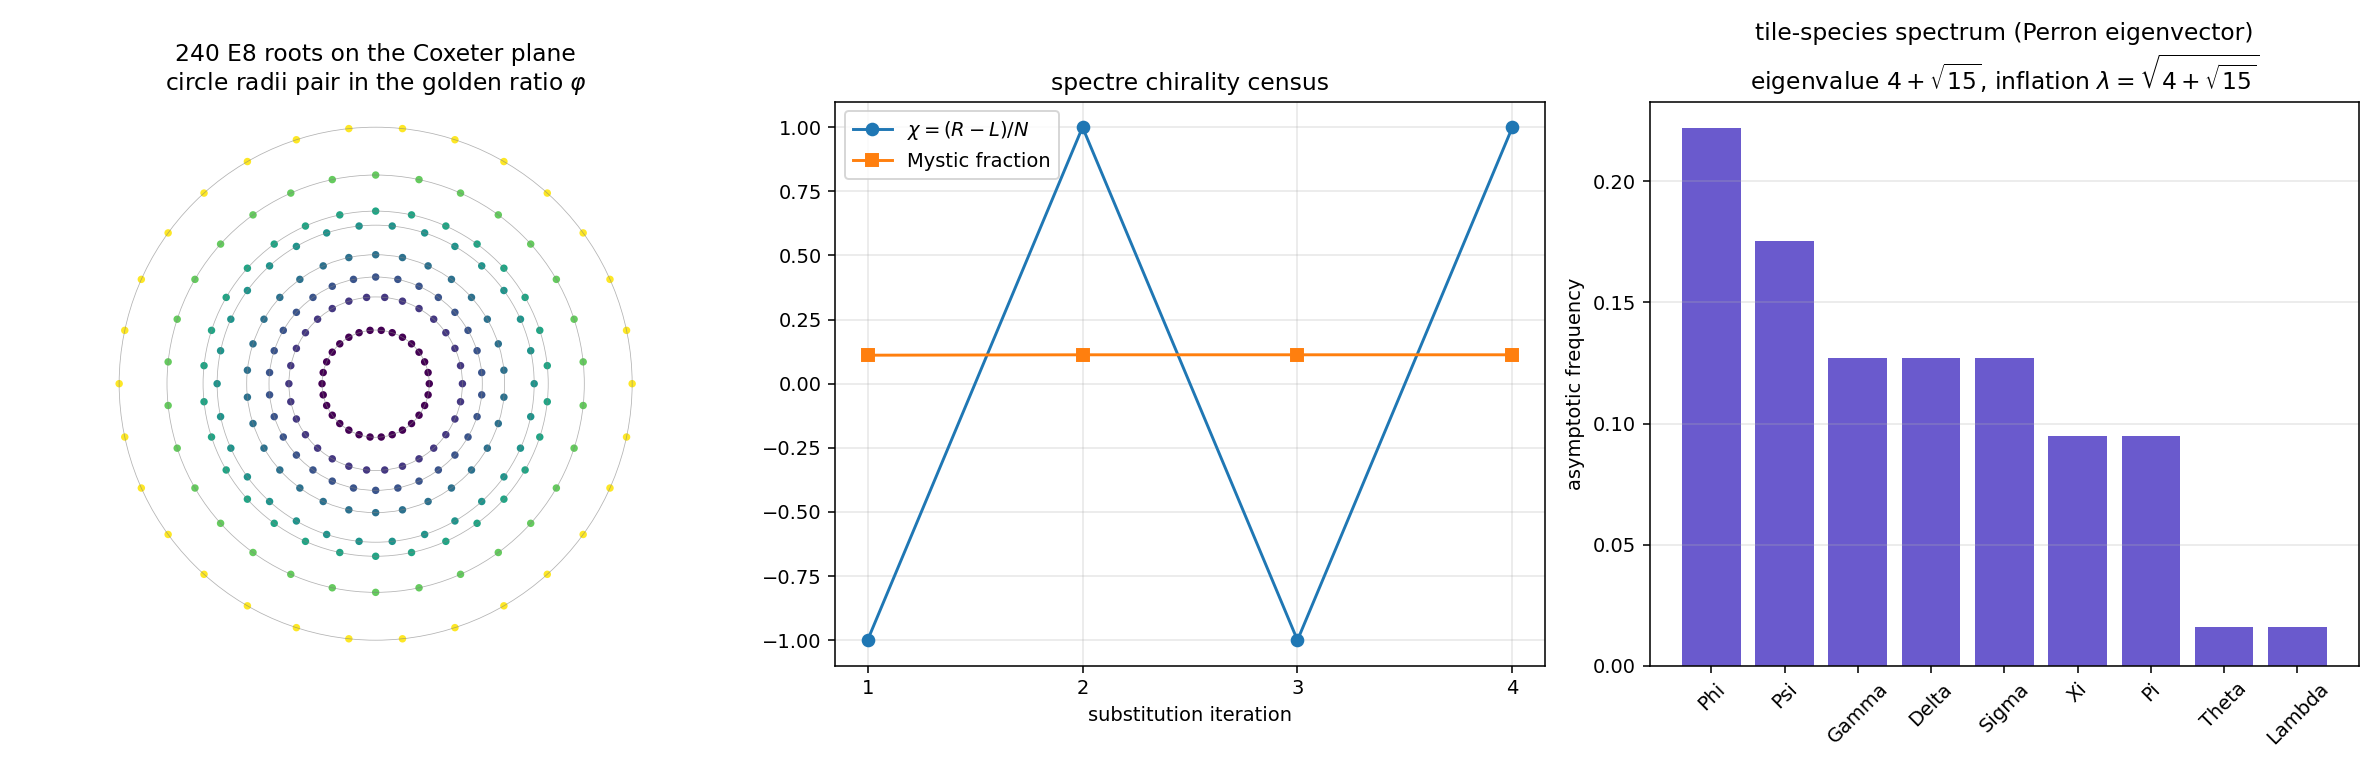

Here is the Python script that generated this plot:
#!/usr/bin/env python3
"""
chirality_e8.py -- putting numbers on the spectre <-> E8 (Lisi) analogy.

Context
-------
Lisi's E8 proposal (arXiv:0711.0770) founders on chirality: Distler &
Garibaldi proved E8 cannot host three chiral fermion generations without
mirror partners.  The spectre is the first STRICTLY CHIRAL aperiodic
monotile -- the closed-curve version tiles the plane in one handedness only,
with no reflected copies anywhere.  So the thematic question is whether the
spectre's built-in chirality can play the role E8's structure cannot.
This script computes the places where the two systems can actually be
compared, without pretending the analogy is a mechanism:

1. CHIRALITY CENSUS of the straight-edge spectre substitution used in this
   repo: handedness (det sign) of every placed tile per iteration, the
   chirality order parameter chi = (N_R - N_L)/N, and the Mystic fraction.
   (The straight-edge Tile(1,1) admits reflections; the census quantifies
   how the substitution actually uses them, and chi -> the asymptotic
   handedness imbalance.)

2. E8 SIDE: the 240 E8 roots projected to the Coxeter plane (the classic
   30-fold picture).  The projected roots fall on 8 circles whose radii
   pair up in the GOLDEN RATIO -- this is the honest quantitative bridge
   between E8 and quasicrystal geometry (Elser-Sloane).  We compute those
   radii and their ratios numerically.

3. ALGEBRAIC COMPARISON: E8/H4 quasicrystal scaling lives in Q(sqrt5)
   (golden); the spectre inflation is lambda = sqrt(4+sqrt15), and
   sqrt15 = sqrt3*sqrt5 -- the spectre eigenvalue mixes the hexagonal
   sqrt3 with the golden sqrt5.  We verify lambda^2 = 4+sqrt15 to machine
   precision and locate lambda relative to metallic means.

4. TILE-FREQUENCY SPECTRUM: the Perron right-eigenvector of the
   substitution matrix = asymptotic frequencies of the 9 tile types; this
   is the tiling's natural "spectrum of species", the analog slot for a
   particle spectrum in Lisi/Kletetschka-style numerology.

5. MASS-RATIO TEST (falsifiable, with trials accounting): scan a small
   disciplined family of spectre-derived constants n * lambda^k against
   measured lepton/quark mass ratios; report matches AND the expected
   number of false positives at the same tolerance.  This is the standard
   the Kletetschka three-time-dimension mass claims should also be held to.
"""
import os, sys
import numpy as np
import matplotlib
matplotlib.use('Agg')
import matplotlib.pyplot as plt
import spectre as S
import tile_family as TF

OUT = os.environ.get('EINSTEIN3D_OUT', '/tmp')
PHI = (1 + np.sqrt(5)) / 2
LAM = np.sqrt(4 + np.sqrt(15))
TILE_NAMES = S.TILE_NAMES


# ===========================================================================
# 1) chirality census
# ===========================================================================
def chirality_census(max_iter=4):
    rows = []
    for n in range(1, max_iter + 1):
        placed = TF.placed_tiles(n)
        dets = [np.linalg.det(T[:, :2]) for T, _ in placed]
        nR = sum(1 for d in dets if d > 0)
        nL = len(dets) - nR
        mystic = sum(1 for _, lab in placed if lab == 'Gamma2')
        rows.append(dict(iter=n, n=len(dets), R=nR, L=nL,
                         chi=(nR - nL) / len(dets),
                         mystic_frac=mystic / len(dets)))
    return rows


# ===========================================================================
# 2) E8 roots and Coxeter-plane projection
# ===========================================================================
def e8_roots():
    roots = []
    for i in range(8):
        for j in range(i + 1, 8):
            for si in (1, -1):
                for sj in (1, -1):
                    v = np.zeros(8); v[i] = si; v[j] = sj
                    roots.append(v)
    from itertools import product
    for signs in product((0.5, -0.5), repeat=8):
        if sum(1 for s in signs if s < 0) % 2 == 0:
            roots.append(np.array(signs))
    R = np.array(roots)
    assert len(R) == 240
    return R


def e8_simple_roots():
    """Standard E8 simple roots (Bourbaki numbering)."""
    a = np.zeros((8, 8))
    a[0] = [0.5, -0.5, -0.5, -0.5, -0.5, -0.5, -0.5, 0.5]
    a[1] = [1, 1, 0, 0, 0, 0, 0, 0]
    for i in range(2, 8):
        a[i][i - 2] = -1
        a[i][i - 1] = 1
    return a


def coxeter_plane_projection(roots):
    """Project onto the plane fixed by the rotation part of a Coxeter
    element (eigenvalue e^{2 pi i / 30})."""
    simples = e8_simple_roots()
    W = np.eye(8)
    for al in simples:
        refl = np.eye(8) - 2 * np.outer(al, al) / (al @ al)
        W = refl @ W
    evals, evecs = np.linalg.eig(W)
    h = 30
    target = np.exp(2j * np.pi / h)
    idx = int(np.argmin(np.abs(evals - target)))
    v = evecs[:, idx]
    u1, u2 = np.real(v), np.imag(v)
    # orthonormalise
    u1 /= np.linalg.norm(u1)
    u2 -= (u2 @ u1) * u1
    u2 /= np.linalg.norm(u2)
    xy = np.column_stack([roots @ u1, roots @ u2])
    return xy


# ===========================================================================
# 4) tile-frequency spectrum (Perron eigenvector)
# ===========================================================================
SUBS = {
    'Gamma': ('Pi', 'Delta', None, 'Theta', 'Sigma', 'Xi', 'Phi', 'Gamma'),
    'Delta': ('Xi', 'Delta', 'Xi', 'Phi', 'Sigma', 'Pi', 'Phi', 'Gamma'),
    'Theta': ('Psi', 'Delta', 'Pi', 'Phi', 'Sigma', 'Pi', 'Phi', 'Gamma'),
    'Lambda': ('Psi', 'Delta', 'Xi', 'Phi', 'Sigma', 'Pi', 'Phi', 'Gamma'),
    'Xi': ('Psi', 'Delta', 'Pi', 'Phi', 'Sigma', 'Psi', 'Phi', 'Gamma'),
    'Pi': ('Psi', 'Delta', 'Xi', 'Phi', 'Sigma', 'Psi', 'Phi', 'Gamma'),
    'Sigma': ('Xi', 'Delta', 'Xi', 'Phi', 'Sigma', 'Pi', 'Lambda', 'Gamma'),
    'Phi': ('Psi', 'Delta', 'Psi', 'Phi', 'Sigma', 'Pi', 'Phi', 'Gamma'),
    'Psi': ('Psi', 'Delta', 'Psi', 'Phi', 'Sigma', 'Psi', 'Phi', 'Gamma'),
}


def substitution_matrix():
    M = np.zeros((9, 9))
    for j, lab in enumerate(TILE_NAMES):
        for s in SUBS[lab]:
            if s:
                M[TILE_NAMES.index(s), j] += 1
    return M


def tile_frequencies():
    M = substitution_matrix()
    evals, evecs = np.linalg.eig(M)
    i = int(np.argmax(evals.real))
    v = np.abs(evecs[:, i].real)
    return evals[i].real, v / v.sum()


# ===========================================================================
# 5) disciplined mass-ratio scan
# ===========================================================================
MASS_RATIOS = {
    'mu/e': 206.7682830,
    'tau/mu': 16.8170,
    'tau/e': 3477.228,
    't/b': 172.57e3 / 4.183e3,      # top/bottom (MSbar-ish, indicative)
    'b/c': 4.183 / 1.273,
    'c/s': 1273.0 / 93.5,
}


def mass_ratio_scan(tol=0.005):
    cands = {}
    for k in range(-4, 9):
        for n in range(1, 31):
            cands[f'{n}*lam^{k}'] = n * LAM ** k
            cands[f'lam^{k}/{n}'] = LAM ** k / n
    hits = []
    for rname, r in MASS_RATIOS.items():
        for cname, c in cands.items():
            if abs(c / r - 1) < tol:
                hits.append((rname, r, cname, c, abs(c / r - 1)))
    # expected false positives: candidates roughly log-uniform; for each
    # ratio, count candidates within a factor e of it and multiply by 2*tol
    n_expected = 0.0
    vals = np.array(sorted(set(cands.values())))
    for r in MASS_RATIOS.values():
        near = ((vals > r / np.e) & (vals < r * np.e)).sum()
        n_expected += near * 2 * tol / 2.0    # density * window (approx)
    return hits, len(cands), n_expected


# ===========================================================================
def main():
    print('=' * 70)
    print('1) chirality census of the spectre substitution')
    rows = chirality_census(4)
    for r in rows:
        print(f"  iter {r['iter']}: n={r['n']:5d}  R={r['R']:5d}  "
              f"L={r['L']:5d}  chi={r['chi']:+.4f}  "
              f"mystic={100*r['mystic_frac']:.2f}%")

    print('\n2) E8 Coxeter-plane projection: circle radii and ratios')
    roots = e8_roots()
    xy = coxeter_plane_projection(roots)
    radii = np.linalg.norm(xy, axis=1)
    uniq = []
    for r in sorted(radii):
        if not uniq or abs(r - uniq[-1][0]) > 1e-6:
            uniq.append([r, 1])
        else:
            uniq[-1][1] += 1
    print('  circles (radius, multiplicity):')
    for r, m in uniq:
        print(f'    r={r:.6f}  x{m}')
    rs = [u[0] for u in uniq]
    print('  adjacent / paired ratios vs phi:')
    for i in range(len(rs)):
        for j in range(i + 1, len(rs)):
            q = rs[j] / rs[i]
            if abs(q - PHI) < 1e-6:
                print(f'    r{j}/r{i} = {q:.9f} = phi  '
                      f'(phi = {PHI:.9f})')

    print('\n3) algebraic content')
    print(f'  spectre lambda        = {LAM:.9f}')
    print(f'  lambda^2 - 4          = {LAM**2 - 4:.9f} = sqrt(15) '
          f'({np.sqrt(15):.9f})')
    print(f'  sqrt15 = sqrt3*sqrt5  -> mixes hexagonal sqrt3 with golden '
          f'sqrt5; lambda is NOT in Q(sqrt5) (phi^2={PHI**2:.6f})')
    print(f'  nearest metallic mean: silver 1+sqrt2={1+np.sqrt(2):.4f}, '
          f'bronze (3+sqrt13)/2={(3+np.sqrt(13))/2:.4f}, lambda={LAM:.4f}')

    print('\n4) tile-frequency spectrum (Perron eigenvector)')
    ev, freq = tile_frequencies()
    print(f'  Perron eigenvalue = {ev:.9f} = 4+sqrt(15) '
          f'({4+np.sqrt(15):.9f})')
    order = np.argsort(freq)[::-1]
    for i in order:
        print(f'    {TILE_NAMES[i]:7s} {freq[i]:.6f}')

    print('\n5) mass-ratio scan (tol 0.5%)')
    hits, ncand, nexp = mass_ratio_scan()
    print(f'  candidate constants: {ncand}   '
          f'expected chance matches at this tol: ~{nexp:.1f}')
    for rname, r, cname, c, err in sorted(hits, key=lambda h: h[4]):
        print(f'    {rname:7s} {r:12.4f}  ~  {cname:12s} = {c:12.4f}  '
              f'(err {100*err:.3f}%)')
    print('  verdict: matches at or below the expected-chance count are '
          'numerology, not signal.')

    # ---- figure -----------------------------------------------------------
    fig, axes = plt.subplots(1, 3, figsize=(17, 5.5))

    ax = axes[0]
    ax.scatter(xy[:, 0], xy[:, 1], s=8, c=radii, cmap='viridis')
    for r, m in uniq:
        ax.add_patch(plt.Circle((0, 0), r, fill=False, lw=0.4,
                                color='grey', alpha=0.6))
    ax.set_aspect('equal'); ax.axis('off')
    ax.set_title('240 E8 roots on the Coxeter plane\n'
                 'circle radii pair in the golden ratio $\\varphi$')

    ax = axes[1]
    its = [r['iter'] for r in rows]
    ax.plot(its, [r['chi'] for r in rows], 'o-', label='$\\chi=(R-L)/N$')
    ax.plot(its, [r['mystic_frac'] for r in rows], 's-',
            label='Mystic fraction')
    ax.set_xlabel('substitution iteration'); ax.set_xticks(its)
    ax.set_title('spectre chirality census')
    ax.legend(); ax.grid(alpha=0.3)

    ax = axes[2]
    ax.bar([TILE_NAMES[i] for i in order], [freq[i] for i in order],
           color='slateblue')
    ax.set_ylabel('asymptotic frequency')
    ax.set_title('tile-species spectrum (Perron eigenvector)\n'
                 f'eigenvalue $4+\\sqrt{{15}}$, inflation '
                 f'$\\lambda=\\sqrt{{4+\\sqrt{{15}}}}$')
    ax.tick_params(axis='x', rotation=45)
    ax.grid(alpha=0.3, axis='y')

    fig.tight_layout()
    png = os.path.join(OUT, 'chirality_e8.png')
    fig.savefig(png, dpi=140)
    print('\nwrote', png)


if __name__ == '__main__':
    main()
